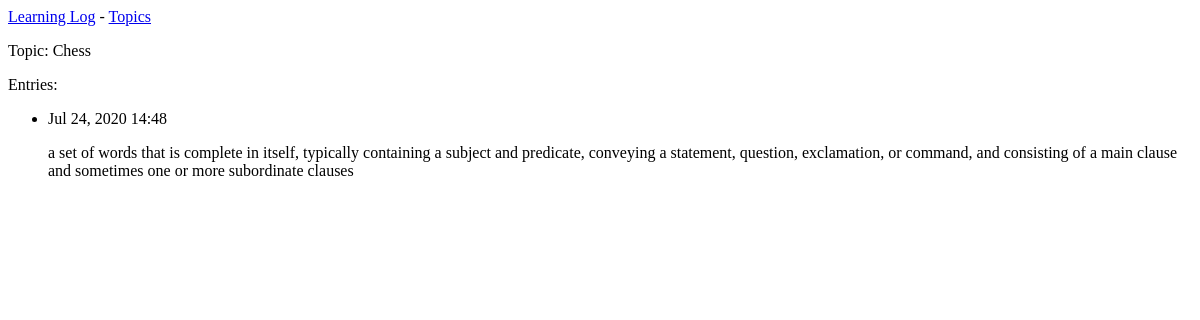
Page /topics/1/ on the earlier database version.
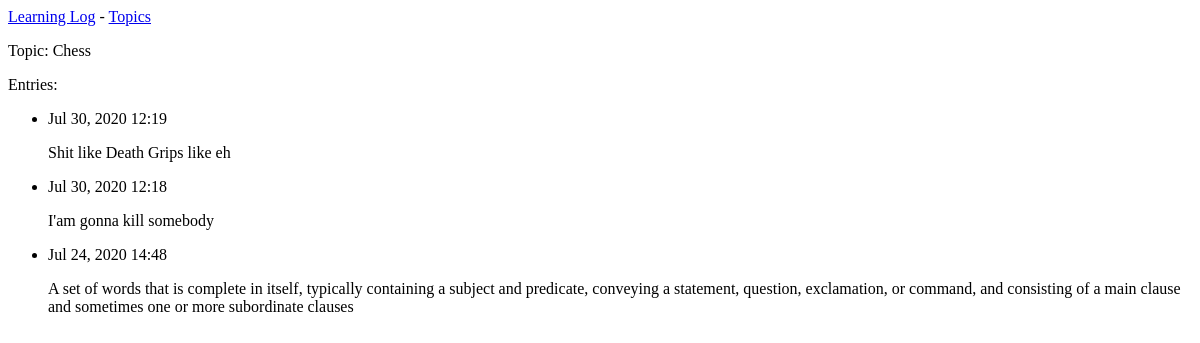
Same page on the later database version.
### learning_logs/models.py (models this page shows, shortened)
class Topic(models.Model):
    text = models.CharField(max_length=200)
    date_added = models.DateTimeField(auto_now_add=True)
    def __str__(self):
        return self.text

class Entry(models.Model):
    topic = models.ForeignKey(Topic, on_delete=models.CASCADE)
    text = models.TextField()
    date_added = models.DateTimeField(auto_now_add=True)
    class Meta:
        verbose_name_plural = 'entries'

### learning_logs/views.py (the view)
# urls.py: path('topics/<int:topic_id>/', views.topic, name='topic')
def topic(request, topic_id):
    topic = Topic.objects.get(id=topic_id)
    entries = topic.entry_set.order_by('-date_added')
    context = {'topic': topic, 'entries': entries}
    return render(request, 'learning_logs/topic.html', context)

### learning_logs/templates/learning_logs/topic.html
{% extends 'learning_logs/base.html' %}
{% block content %}
  <p>Topic: {{ topic }}</p>
  <p>Entries:</p>
  <ul>
    {% for entry in entries %}
      <li>
        <p>{{ entry.date_added| date:'M d, Y H:i' }}</p>
        <p>{{ entry.text|linebreaks }}</p>
      </li>
      {% empty %}
        <li>There are no entries of this topic yet.</li>
      {% endfor %}
  </ul>
{% endblock content %}

### learning_logs/templates/learning_logs/base.html
<p>
  <a href="{% url 'learning_logs:index' %}">Learning Log</a> -
  <a href="{% url 'learning_logs:topics' %}">Topics</a>
</p>
{% block content %}{% endblock content %}

Differences in the rows shown:
added Entry: date_added "Jul 30, 2020 12:19", text "Shit like Death Grips like eh"
added Entry: date_added "Jul 30, 2020 12:18", text "I'am gonna kill somebody"
changed Entry: text "a set of words that…" → "A set of words that…"
